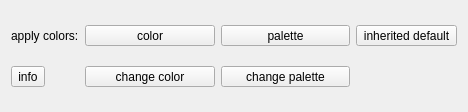
<?xml version="1.0" encoding="UTF-8"?>
<ui version="4.0">
 <class>AssignColorsParameters</class>
 <widget class="QWidget" name="AssignColorsParameters">
  <property name="geometry">
   <rect>
    <x>0</x>
    <y>0</y>
    <width>468</width>
    <height>112</height>
   </rect>
  </property>
  <property name="windowTitle">
   <string>Assign Colors</string>
  </property>
  <layout class="QGridLayout" name="gridLayout">
   <item row="1" column="1">
    <widget class="QToolButton" name="ChooseColorBtn">
     <property name="sizePolicy">
      <sizepolicy hsizetype="MinimumExpanding" vsizetype="Fixed">
       <horstretch>0</horstretch>
       <verstretch>0</verstretch>
      </sizepolicy>
     </property>
     <property name="toolTip">
      <string>Click here to change the default color above.</string>
     </property>
     <property name="text">
      <string>change color</string>
     </property>
     <property name="toolButtonStyle">
      <enum>Qt::ToolButtonTextUnderIcon</enum>
     </property>
    </widget>
   </item>
   <item row="0" column="0">
    <widget class="QLabel" name="label_2">
     <property name="text">
      <string>apply colors:</string>
     </property>
    </widget>
   </item>
   <item row="1" column="2">
    <widget class="QToolButton" name="ChoosePaletteBtn">
     <property name="sizePolicy">
      <sizepolicy hsizetype="MinimumExpanding" vsizetype="Fixed">
       <horstretch>0</horstretch>
       <verstretch>0</verstretch>
      </sizepolicy>
     </property>
     <property name="toolTip">
      <string>Click here to change the default palette above.</string>
     </property>
     <property name="text">
      <string>change palette</string>
     </property>
     <property name="toolButtonStyle">
      <enum>Qt::ToolButtonTextUnderIcon</enum>
     </property>
    </widget>
   </item>
   <item row="0" column="3">
    <widget class="QToolButton" name="RemoveColorBtn">
     <property name="toolTip">
      <string>&lt;html&gt;&lt;head/&gt;&lt;body&gt;&lt;p&gt;Click here to reset the entity so it inherits the default color assigned to its parent entity list. If the parent entity list has no color, the default color for the entity type — set in user preferences — will be used.&lt;/p&gt;&lt;p&gt;To invalidate a parent entity list's color, click on its color swatch in the tree view and hit &amp;quot;Cancel&amp;quot; in the color dialog.&lt;/p&gt;&lt;/body&gt;&lt;/html&gt;</string>
     </property>
     <property name="text">
      <string>inherited default</string>
     </property>
     <property name="toolButtonStyle">
      <enum>Qt::ToolButtonIconOnly</enum>
     </property>
    </widget>
   </item>
   <item row="0" column="1">
    <widget class="QToolButton" name="ApplyDefaultColorBtn">
     <property name="sizePolicy">
      <sizepolicy hsizetype="MinimumExpanding" vsizetype="Fixed">
       <horstretch>0</horstretch>
       <verstretch>0</verstretch>
      </sizepolicy>
     </property>
     <property name="toolTip">
      <string>Click here to assign this color to all the associated entities.</string>
     </property>
     <property name="text">
      <string>color</string>
     </property>
     <property name="toolButtonStyle">
      <enum>Qt::ToolButtonIconOnly</enum>
     </property>
    </widget>
   </item>
   <item row="0" column="2">
    <widget class="QToolButton" name="ApplyDefaultPaletteBtn">
     <property name="sizePolicy">
      <sizepolicy hsizetype="MinimumExpanding" vsizetype="Fixed">
       <horstretch>0</horstretch>
       <verstretch>0</verstretch>
      </sizepolicy>
     </property>
     <property name="toolTip">
      <string>Click here to assign a color from this palette to each associated entity.</string>
     </property>
     <property name="text">
      <string>palette</string>
     </property>
     <property name="toolButtonStyle">
      <enum>Qt::ToolButtonIconOnly</enum>
     </property>
    </widget>
   </item>
   <item row="1" column="0">
    <widget class="QToolButton" name="InfoBtn">
     <property name="text">
      <string>info</string>
     </property>
    </widget>
   </item>
  </layout>
 </widget>
 <resources/>
 <connections/>
</ui>
